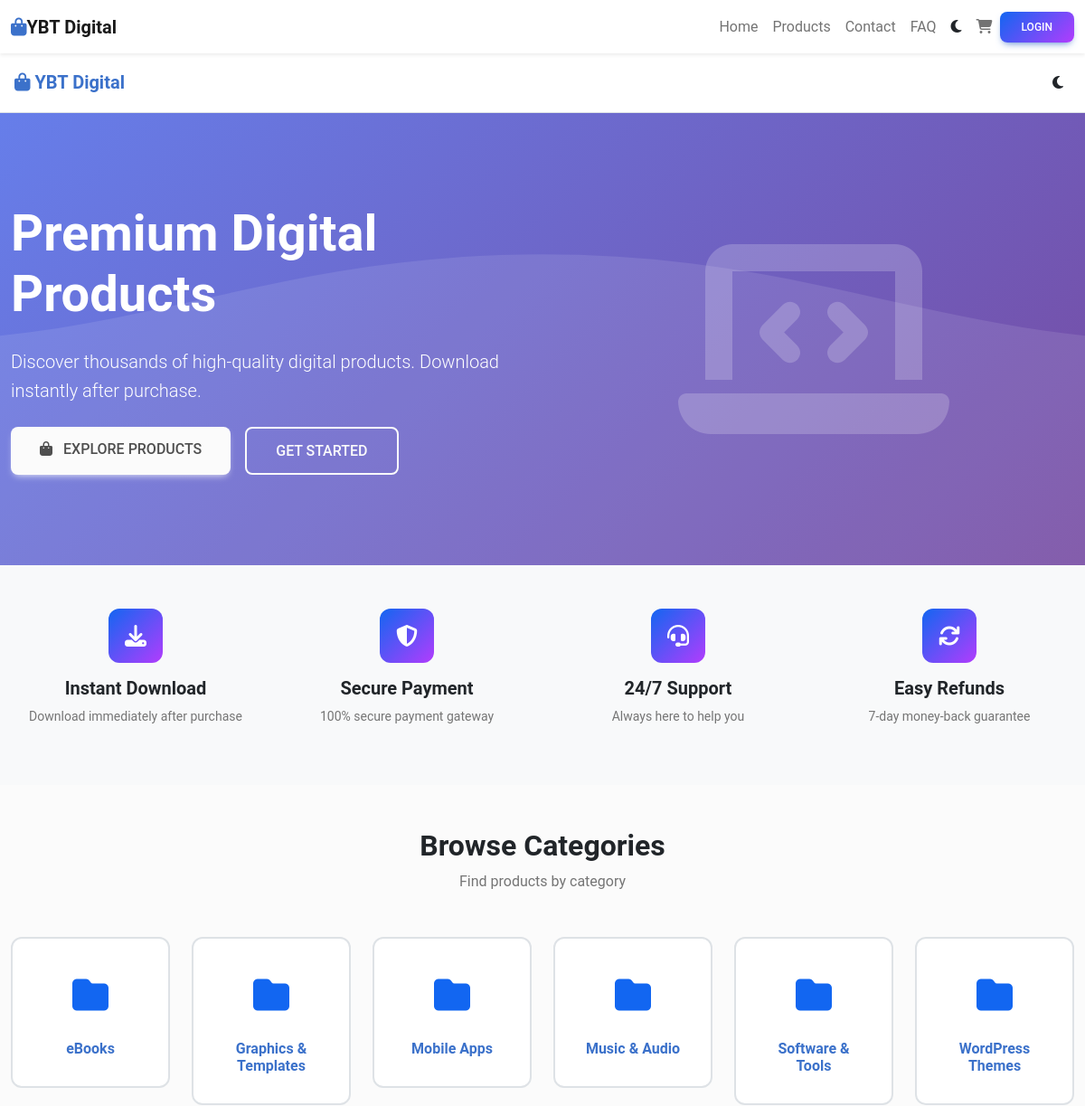
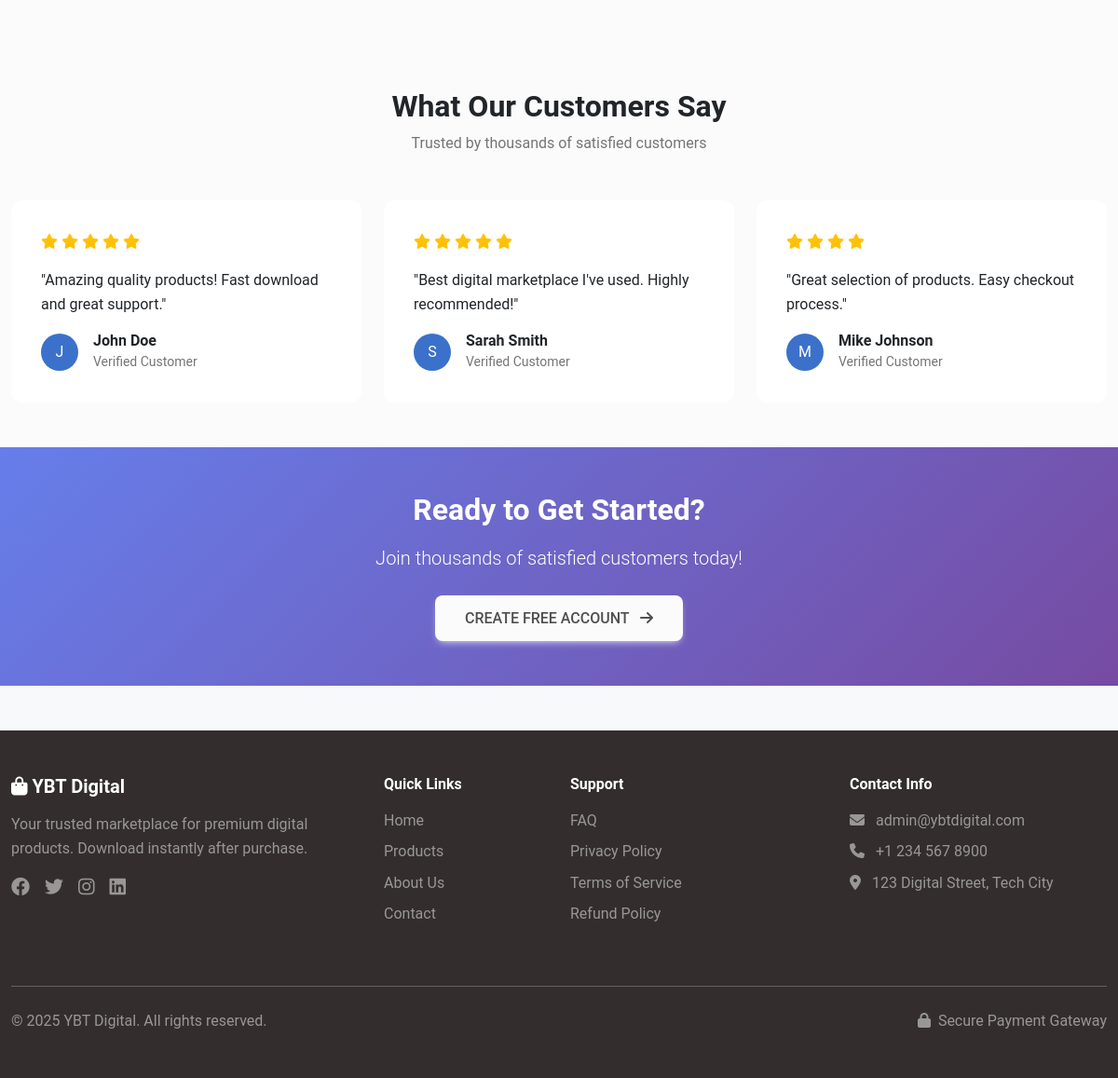
The page / on the database its author committed (2 pictures, top to bottom).
### tables this page shows
CREATE TABLE IF NOT EXISTS categories (
    id INT AUTO_INCREMENT PRIMARY KEY,
    name VARCHAR(255) NOT NULL,
    slug VARCHAR(255) UNIQUE NOT NULL,
    description TEXT,
    status ENUM('active', 'inactive') DEFAULT 'active',
    created_at TIMESTAMP DEFAULT CURRENT_TIMESTAMP,
    updated_at TIMESTAMP DEFAULT CURRENT_TIMESTAMP ON UPDATE CURRENT_TIMESTAMP
);

### config/database.php (called while the page is built, shortened)
<?php
function getDBConnection() {
    static $conn = null;
    if ($conn === null) {
        try {
            $conn = new mysqli(DB_HOST, DB_USER, DB_PASS, DB_NAME);
            $conn->set_charset("utf8mb4");
        } catch (Exception $e) {
            error_log($e->getMessage());
            die("Database connection failed. Please try again later.");
        }
    }
    return $conn;
}
function executeQuery($query, $params = [], $types = '') {
    $conn = getDBConnection();
    $stmt = $conn->prepare($query);
    $result = $stmt->execute();
    return $stmt;
}
function fetchAll($query, $params = [], $types = '') {
    $stmt = executeQuery($query, $params, $types);
    $result = $stmt->get_result();
    return $result->fetch_all(MYSQLI_ASSOC);
}
?>

### includes/functions.php (called while the page is built, shortened)
<?php
function sanitize($data) {
    return htmlspecialchars(strip_tags(trim($data)), ENT_QUOTES, 'UTF-8');
}
?>

### index.php (the view, shortened to what this page needs)
<?php
$categoriesQuery = "SELECT * FROM categories WHERE status = 'active' ORDER BY name";
$categories = fetchAll($categoriesQuery);
$testimonials = [
    ['name' => 'John Doe', 'rating' => 5, 'comment' => 'Amazing quality products! Fast download and great support.'],
    ['name' => 'Sarah Smith', 'rating' => 5, 'comment' => 'Best digital marketplace I\'ve used. Highly recommended!'],
    ['name' => 'Mike Johnson', 'rating' => 4, 'comment' => 'Great selection of products. Easy checkout process.']
];
include __DIR__ . '/includes/header.php';
?>
<section class="hero-section">
    <div class="container hero-content">
        <div class="row align-items-center">
            <div class="col-lg-6 mb-4 mb-lg-0">
                <h1 class="display-4 fw-bold mb-4">Premium Digital Products</h1>
                <p class="lead mb-4">
                    Discover thousands of high-quality digital products. Download instantly after purchase.
                </p>
                <div class="d-flex gap-3 flex-wrap">
                    <a href="<?php echo SITE_URL; ?>/products" class="btn btn-light btn-lg">
                        <i class="fas fa-shopping-bag me-2"></i> Explore Products
                    </a>
                    <a href="<?php echo SITE_URL; ?>/auth/signup.php" class="btn btn-outline-light btn-lg">
                        Get Started
                    </a>
                </div>
            </div>
            <div class="col-lg-6 text-center">
                <i class="fas fa-laptop-code" style="font-size: 15rem; opacity: 0.2;"></i>
            </div>
        </div>
    </div>
</section>
<section class="py-5">
    <div class="container">
        <div class="row g-4">
            <div class="col-md-3 col-6">
                <div class="text-center">
                    <div class="feature-icon mx-auto">
                        <i class="fas fa-download"></i>
                    </div>
                    <h5 class="fw-bold">Instant Download</h5>
                    <p class="text-muted small">Download immediately after purchase</p>
                </div>
            </div>
            <div class="col-md-3 col-6">
                <div class="text-center">
                    <div class="feature-icon mx-auto">
                        <i class="fas fa-shield-alt"></i>
                    </div>
                    <h5 class="fw-bold">Secure Payment</h5>
                    <p class="text-muted small">100% secure payment gateway</p>
                </div>
            </div>
            <div class="col-md-3 col-6">
                <div class="text-center">
                    <div class="feature-icon mx-auto">
                        <i class="fas fa-headset"></i>
                    </div>
                    <h5 class="fw-bold">24/7 Support</h5>
                    <p class="text-muted small">Always here to help you</p>
                </div>
            </div>
            <div class="col-md-3 col-6">
                <div class="text-center">
                    <div class="feature-icon mx-auto">
                        <i class="fas fa-sync"></i>
                    </div>
                    <h5 class="fw-bold">Easy Refunds</h5>
                    <p class="text-muted small">7-day money-back guarantee</p>
                </div>
            </div>
        </div>
    </div>
</section>
<?php if (!empty($categories)): ?>
<section class="py-5 bg-light">
    <div class="container">
        <div class="text-center mb-5">
            <h2 class="fw-bold">Browse Categories</h2>
            <p class="text-muted">Find products by category</p>
        </div>
        <div class="row g-4">
            <?php foreach (array_slice($categories, 0, 6) as $category): ?>
            <div class="col-lg-2 col-md-4 col-6">
                <a href="<?php echo SITE_URL; ?>/products?category=<?php echo $category['id']; ?>" class="text-decoration-none">
                    <div class="category-card">
                        <div class="category-icon">
                            <i class="fas fa-folder"></i>
                        </div>
                        <h6 class="fw-bold mb-0"><?php echo sanitize($category['name']); ?></h6>
                    </div>
                </a>
            </div>
            <?php endforeach; ?>
        </div>
    </div>
</section>
<?php endif; ?>
<section class="py-5 bg-light">
    <div class="container">
        <div class="text-center mb-5">
            <h2 class="fw-bold">What Our Customers Say</h2>
            <p class="text-muted">Trusted by thousands of satisfied customers</p>
        </div>
        <div class="row g-4">
            <?php foreach ($testimonials as $testimonial): ?>
            <div class="col-md-4">
                <div class="testimonial-card">
                    <div class="rating mb-3">
                        <?php for ($i = 0; $i < 5; $i++): ?>
                            <i class="fas fa-star<?php echo $i < $testimonial['rating'] ? '' : '-o'; ?>"></i>
                        <?php endfor; ?>
                    </div>
                    <p class="mb-3">"<?php echo sanitize($testimonial['comment']); ?>"</p>
                    <div class="d-flex align-items-center">
                        <div class="rounded-circle bg-primary text-white d-flex align-items-center justify-content-center" style="width: 40px; height: 40px;">
                            <?php echo strtoupper(substr($testimonial['name'], 0, 1)); ?>
                        </div>
                        <div class="ms-3">
                            <h6 class="mb-0 fw-bold"><?php echo sanitize($testimonial['name']); ?></h6>
                            <small class="text-muted">Verified Customer</small>
                        </div>
                    </div>
                </div>
            </div>
            <?php endforeach; ?>
        </div>
    </div>
</section>
<section class="py-5" style="background: linear-gradient(135deg, #667eea 0%, #764ba2 100%);">
    <div class="container text-center text-white">
        <h2 class="fw-bold mb-3">Ready to Get Started?</h2>
        <p class="lead mb-4">Join thousands of satisfied customers today!</p>
        <a href="<?php echo SITE_URL; ?>/auth/signup.php" class="btn btn-light btn-lg">
            Create Free Account <i class="fas fa-arrow-right ms-2"></i>
        </a>
    </div>
</section>
<?php include __DIR__ . '/includes/footer.php'; ?>

### rows shown on the page
categories: name "eBooks"
categories: name "Graphics & Templates"
categories: name "Mobile Apps"
categories: name "Music & Audio"
categories: name "Software & Tools"
categories: name "WordPress Themes"

### other values the page prints
$settings['site_name'] "YBT Digital"
$testimonial['comment'] "Amazing quality products! Fast download and great support."
substr($testimonial['name'], 0, 1) "J"
$testimonial['name'] "John Doe"
$testimonial['comment'] "Best digital marketplace I've used. Highly recommended!"
substr($testimonial['name'], 0, 1) "S"
$testimonial['name'] "Sarah Smith"
$testimonial['comment'] "Great selection of products. Easy checkout process."
substr($testimonial['name'], 0, 1) "M"
$testimonial['name'] "Mike Johnson"
ADMIN_EMAIL "admin@ybtdigital.com"
$settings['site_footer'] "© 2025 YBT Digital. All rights reserved."
